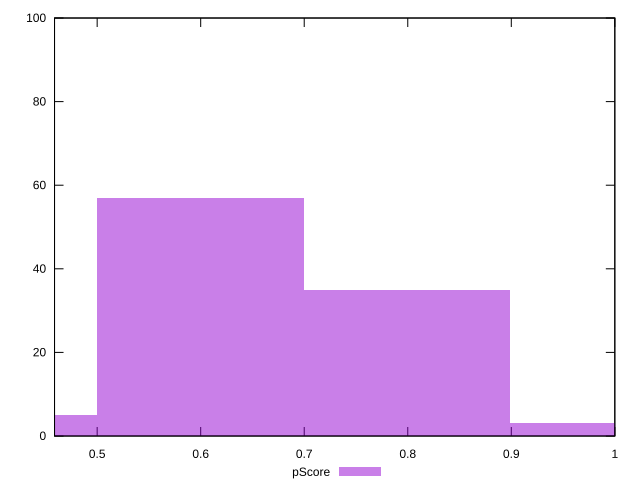

Write the gnuplot code that produced this figure.
reset

$pScore <<EOF
0.5994506300007355 57
0.9990843833345592 3
0.7992675066676473 35
0.39963375333382367 5
EOF

set key outside below
set boxwidth 0.19981687666691184
set xrange [0.4588235294117647:1]
set yrange [0:100]
set trange [0:100]
set style fill transparent solid 0.5 noborder
set terminal svg size 640, 490 enhanced background rgb 'white'
set output "reports/report_00028_2021-02-24T12-49-42.674Z/unused-css-rules/samples/astro/pScore/histogram.svg"

plot $pScore title "pScore" with boxes

reset
